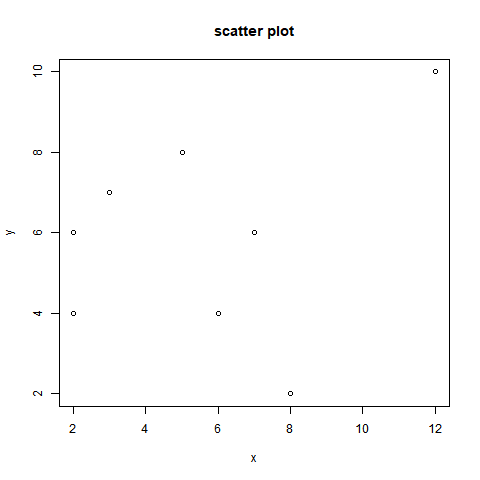

Here is the R script that generated this plot:
# Syntax
# plot(x, y, main, xlab, ylab, xlim, ylim, axes)

# x- vector of data
# y- vector of data

# Optional paramters
# main- title of chart
# type- "p" to draw only the points, "l" for lines and "o" to draw both
# xlab- label for x axis
# ylab- label for y axis
# xlim- range of values on the x-axis
# ylim- range of values on the y-axis
# axes- indicates whether both axes should be drawn on the plot

# Create data for the graph.
x <- c(5,3,6,7,8,2,5,12,2)
y <- c(8,7,4,6,2,4,8,10,6)

# Create a file
png(file = "scatter plot.jpg")

# Plot the chart
plot(x,y, main="scatter plot")

# Save the file
dev.off()